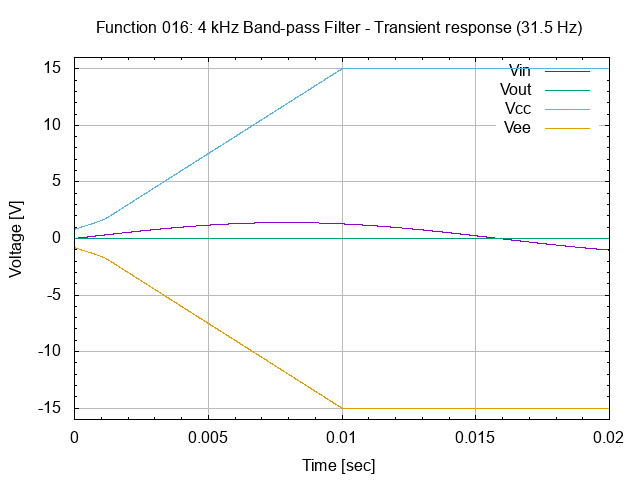

Here is the gnuplot script that generated this plot:
# set terminal
set term png

# set graph
set output "26.016.00.01.03.02.png"
set title "Function 016: 4 kHz Band-pass Filter - Transient response (31.5 Hz)"

# setup Y-axis
set yrange [-16:16]
set grid ytics lt 1 lw 1 lc rgb "#bbbbbb"
set mytics
set ylabel "Voltage [V]"

# setup X-axis
set grid xtics lt 1 lw 1 lc rgb "#bbbbbb"
set mxtics
set xrange [0:0.02]
set xlabel "Time [sec]"

# setup plot style
set style data lines
plot '26.016.00.01.03.dat' using 1:2 title "Vin", \
     '26.016.00.01.03.dat' using 1:3 title "Vout", \
     '26.016.00.01.03.dat' using 1:4 title "Vcc", \
     '26.016.00.01.03.dat' using 1:5 title "Vee"

# set output back to default
set output

# reset terminal type
set terminal pop
